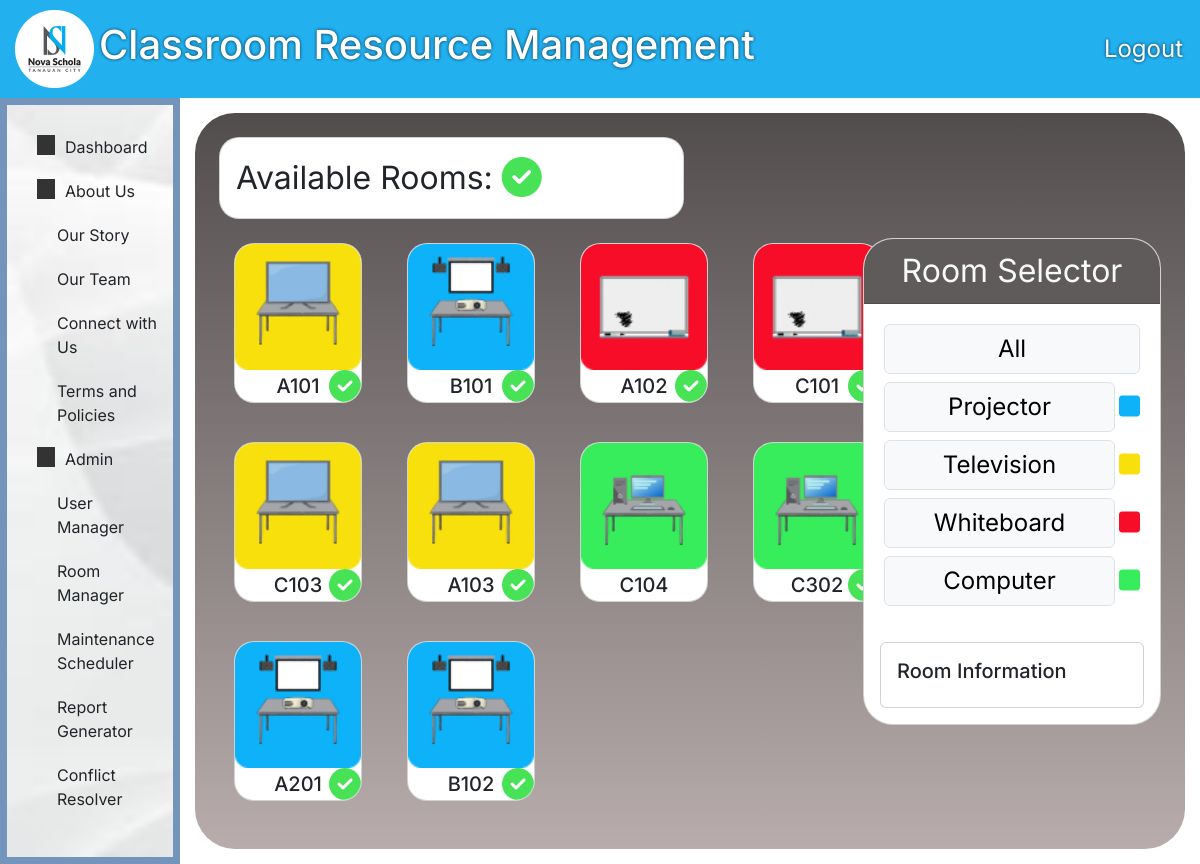
The page /pages/t-roomSelector.php (signed in) on the database its author committed.
### tables this page shows
CREATE TABLE `rooms` (
  `room_id` int(11) NOT NULL,
  `room_code` varchar(50) NOT NULL,
  `room_detail` varchar(50) NOT NULL,
  `room_status` enum('available','occupied','maintenance') NOT NULL
);

### pages/t-roomSelector.php (the view, shortened to what this page needs)
<?php
include "../backend/db_connection.php";
function getRoomImage($room_detail)
{
    switch ($room_detail) {
        case 'Television':
            return '../images/tv.png';
        case 'Whiteboard':
            return '../images/wb.png';
        case 'Projector':
            return '../images/projector.png';
        case 'Computer':
            return '../images/pc.png';
    }
}
?>
<?php
$query = "SELECT rooms.*,
                   CASE WHEN EXISTS (
                        SELECT 1 FROM schedules
                        WHERE schedules.room_id = rooms.room_id
                        AND schedules.start_time <= NOW()
                        AND schedules.end_time >= NOW()
                    )
                    THEN 'occupied'
                    ELSE 'available'
                    END AS new_room_status
            FROM rooms";
$result = $conn->query($query);
include "panel.php";
?>
<main>
    <div class="mainRoomSelector p-4">
        <div class="row">
            <div class="col-lg-8 d-flex flex-column flex-content-center">
                <div class="card w-75 mb-4 p-3 fs-2 av-room">
                    <div>Available Rooms: <i class="fa-solid fa-circle-check fa-lg" style="color: #48e257;"></i></div>
                </div>
                <div class="room-grid">
                    <?php
                    while ($room = $result->fetch_assoc()) {
                        $room_id = $room['room_id'];
                        $room_code = $room['room_code'];
                        $room_detail = $room['room_detail'];
                        $room_image = getRoomImage($room_detail);
                    ?>
                        <div class="col-12 col-sm-6 col-md-4 col-lg-3 mb-4">
                            <div class="card room" id="room-<?php echo $room_id; ?>" onclick="selectRoom('<?php echo $room_id; ?>', '<?php echo $room_code; ?>')">
                                <img src="<?php echo $room_image; ?>" class="card-img-top" alt="Room Image">
                                <div class="card-body text-center p-1 av-stat">
                                    <h5 class="card-title m-0"><?php echo $room_code; ?></h5>
                                </div>
                            </div>
                        </div>
                    <?php } ?>
                </div>
            </div>
            <div class="col-lg-4 col align-self-center">
                <div class="card rs-card">
                    <div class="card-header rs-head text-light text-center fs-2">Room Selector</div>
                    <div class="d-flex flex-column m-3">
                        <button class="border btn btn-light flex-fill m-1 fs-4" onclick="filterRooms('all')">All</button>
                        <div class="d-flex flex-fill pr-1">
                            <button class="border btn btn-light flex-fill m-1 fs-4" onclick="filterRooms('projector')">Projector </button>
                            <div class="d-flex"><i class="fa-solid fa-xl fa-square align-self-center" style="color: #0eb2f9;"></i></div>
                        </div>
                        <div class="d-flex flex-fill pr-1">
                            <button class="border btn btn-light flex-fill m-1 fs-4" onclick="filterRooms('television')">Television </button>
                            <div class="d-flex"><i class="fa-solid fa-xl fa-square align-self-center" style="color: #f8e00c;"></i></div>
                        </div>
                        <div class="d-flex flex-fill pr-1">
                            <button class="border btn btn-light flex-fill m-1 fs-4" onclick="filterRooms('whiteboard')">Whiteboard </button>
                            <div class="d-flex"><i class="fa-solid fa-xl fa-square align-self-center" style="color: #f70d28;"></i></div>
                        </div>
                        <div class="d-flex flex-fill pr-1">
                            <button class="border btn btn-light flex-fill m-1 fs-4" onclick="filterRooms('computer')">Computer </button>
                            <div class="d-flex"><i class="fa-solid fa-xl fa-square align-self-center" style="color: #37ed5c;"></i></div>
                        </div>
                    </div>
                    <div class="card m-3">
                        <div class="card-body">
                            <h5 class="card-title" id='schedule-room'>Room Information </h5>
                        </div>
                    </div>
                </div>
            </div>
        </div>
    </div>
</main>
<?php
include "closing.php";
?>

### pages/panel.php (shortened to what this page needs)
<?php
$userRole = $_SESSION['role'];
switch ($userRole) {
    case "admin":
        $roleShow = '<li><a href="a-userManager.php">User Manager</a></li>
                    <li><a href="a-roomManager.php">Room Manager</a></li>
                    <li><a href="a-maintenance.php">Maintenance Scheduler</a></li>
                    <li><a href="a-report.php">Report Generator</a></li>
                    <li><a href="a-conflict.php">Conflict Resolver</a></li>';
        $roleText = 'Admin';
        break;
}
?>
<!DOCTYPE html>
<html lang="en">
<head>
    <link href="https://stackpath.bootstrapcdn.com/bootstrap/4.5.2/css/bootstrap.min.css" rel="stylesheet">
    <link href="https://cdn.jsdelivr.net/npm/bootstrap@5.2.3/dist/css/bootstrap.min.css" rel="stylesheet">
    <link rel="stylesheet" href="https://cdnjs.cloudflare.com/ajax/libs/font-awesome/6.5.2/css/all.min.css">
    <link rel="stylesheet" href="https://cdn.jsdelivr.net/npm/sweetalert2@11/dist/sweetalert2.min.css">
    <link rel="stylesheet" href="../css/main.css">
</head>
<body>
    <header>
        <div id="headerTitle">
            <img src="../images/NTC-logo.png" alt="" id="NTC-logo">
            <h1>Classroom Resource Management</h1>
        </div>
        <div><button id="logout-btn" onclick="logout()">Logout</button></div>
    </header>
    <div id="main-container">
        <nav>
            <ul>
                <li>
                    <div>
                        <div class="nav-bullet"></div><a href="dashboard.php">Dashboard</a>
                    </div>
                </li>
                <li>
                    <div>
                        <div class="nav-bullet"></div>
                        <a href="aboutUs.php">About Us</a>
                    </div>
                    <ul>
                        <li><a href="aboutUs.php#our-story">Our Story</a></li>
                        <li><a href="aboutUs.php#our-team">Our Team</a></li>
                        <li><a href="aboutUs.php#contact">Connect with Us</a></li>
                        <li><a href="aboutUs.php#terms">Terms and Policies</a></li>
                    </ul>
                </li>
                <li>
                    <div>
                        <div class="nav-bullet"></div>
                        <div><?php echo $roleText; ?></div>
                    </div>
                    <ul>
                        <?php echo $roleShow; ?>
                    </ul>
                </li>
            </ul>
        </nav>

### pages/closing.php (shortened to what this page needs)
</div>
</body>

### css/main.css (style rules this page uses)
* { font-family: Inter; }
html, body { height: 100%; margin: 0 !important; padding: 0 !important; display: flex; flex-direction: column; overflow: auto; }
header { position: sticky; top: 0; z-index: 1000; background-color: #23b0ef; color: #fff; display: flex !important; justify-content: space-between !important; align-items: center; padding: 5px 10px; }
#headerTitle { display: flex; align-items: center; }
#NTC-logo { margin: 5px; }
#headerTitle > h1 { text-shadow: 1px 0 3px rgba(0, 0, 0, 0.2), -1px 0 3px rgba(0, 0, 0, 0.2), 0 1px 3px rgba(0, 0, 0, 0.2), 0 -1px 3px rgba(0, 0, 0, 0.2); }
#logout-btn { background: none; color: #fff; font-size: x-large; border: none; border-radius: 10px; padding: 5px 7px; transition: all 1s ease; text-shadow: 1px 0 3px rgba(0, 0, 0, 0.2), -1px 0 3px rgba(0, 0, 0, 0.2), 0 1px 3px rgba(0, 0, 0, 0.2), 0 -1px 3px rgba(0, 0, 0, 0.2); }
a, a:visited { text-decoration: none; color: inherit; }
#main-container { display: flex; flex: 1; }
nav { display: flex; flex-direction: column; width: 15%; border: 7px solid #7395bb; padding: 10px; background-image: url("../images/sidebar.png"); background-repeat: no-repeat; background-size: cover; }
nav ul { list-style-type: none; padding-left: 20px; }
nav ul li { margin: 20px 0; }
nav ul li div { display: flex; margin: 0 10px 0 0; }
.nav-bullet { width: 18px; height: 20px; background: #333; }
main { display: flex; flex: 1; }
.row { display: flex; flex: 1; justify-content: space-between; }
.av-room { border-radius: 20px; }
.av-stat { position: relative; }
.room-grid .room { min-width: 8em; height: fit-content; border-radius: 20px; overflow: hidden; }
.room-grid { display: grid; grid-template-columns: auto auto auto auto auto; gap: 15px; }
.mainRoomSelector { display: flex; flex: 1; margin: 15px; padding: 10px; background: linear-gradient(rgba(82, 77, 77, 1), rgba(184, 172, 172, 1)); border-radius: 40px; }
.rs-card { border-radius: 30px; overflow: hidden; }
.rs-head { background-color: #5f5b5b; }

### rows shown on the page
rooms: room_code "A101"
rooms: room_code "B101"
rooms: room_code "A102"
rooms: room_code "C101"
rooms: room_code "C103"
rooms: room_code "A103"
rooms: room_code "C104"
rooms: room_code "C302"
rooms: room_code "A201"
rooms: room_code "B102"

### other values the page prints
$roleText "Admin"
